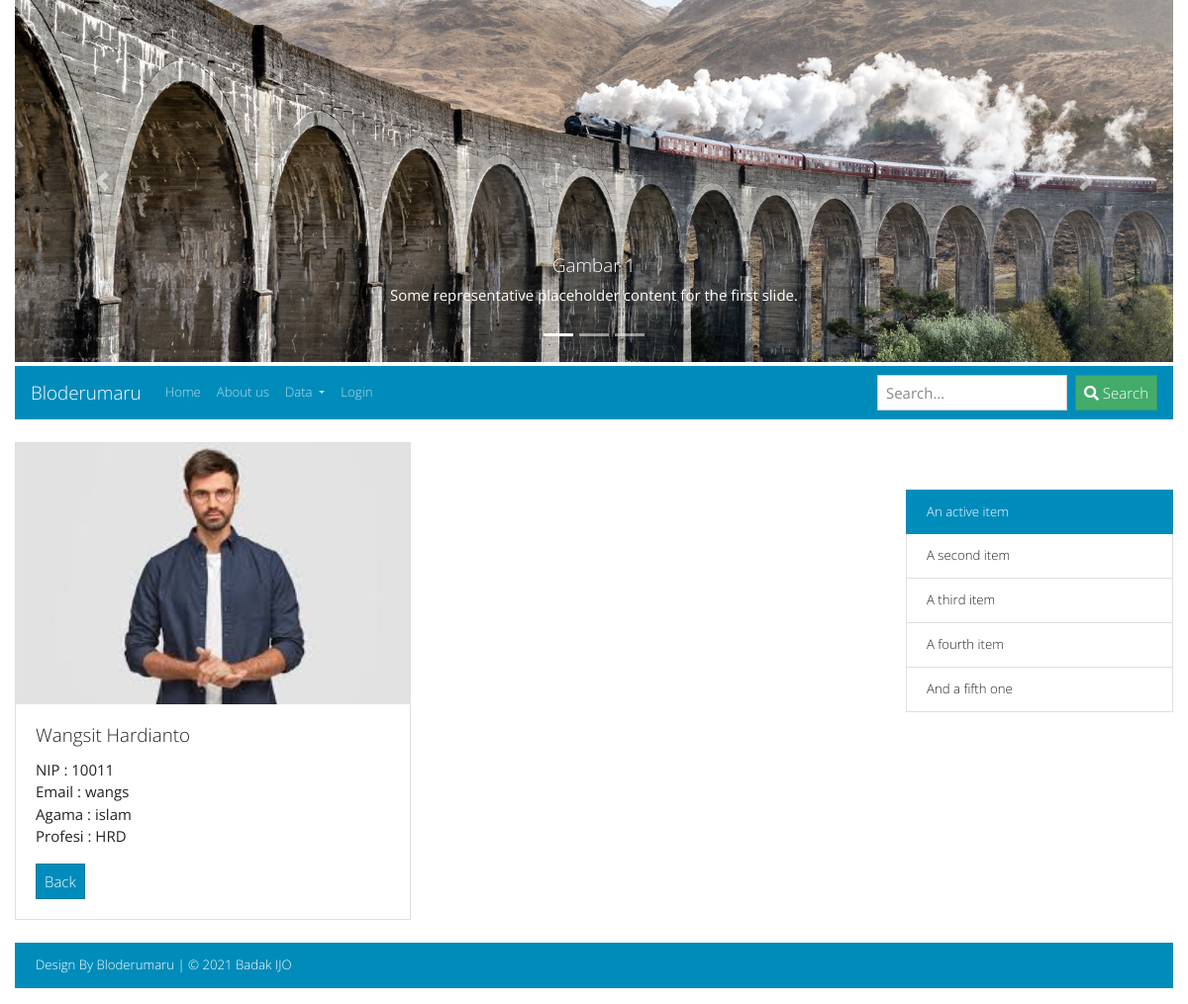
Page /index.php?hal=detailPegawai&id=1 on the committed database.
### tables this page shows
CREATE TABLE `pegawai` (
  `id` int(11) NOT NULL,
  `nip` varchar(5) NOT NULL,
  `nama` varchar(30) NOT NULL,
  `email` varchar(5) NOT NULL,
  `agama` enum('islam','kristen protestan','kristen katholik','hindu','budha','khonghucu') NOT NULL,
  `iddivisi` int(11) NOT NULL,
  `foto` varchar(20) DEFAULT NULL
);

CREATE TABLE `divisi` (
  `id` int(11) NOT NULL,
  `nama` varchar(50) NOT NULL
);

### models/Pegawai.php (called while the page is built, shortened)
<?php
class Pegawai
{
    private $koneksi;
    public function __construct()
    {
        global $dbh;
        $this->koneksi = $dbh;
    }
    public function getPegawai($id)
    {
        $sql = "SELECT pegawai.*, divisi.nama AS profesi FROM pegawai
                INNER JOIN divisi ON divisi.id = pegawai.iddivisi
                WHERE pegawai.id = ?";
        $ps = $this->koneksi->prepare($sql);
        $ps->execute([$id]);
        $rs = $ps->fetch();
        return $rs;
    }
}

### detailPegawai.php (the view)
<?php
require_once 'models/Pegawai.php';
$id = $_REQUEST['id'];
$obj = new Pegawai();
$rs = $obj->getPegawai($id);
?>
<div class="card" style="width: 25rem;">
    <?php
    $gambar = (!empty($rs['foto'])) ? $rs['foto'] : "foto_kosong.png";
    ?>
    <img src="img/foto_pegawai/<?= $gambar ?>" width="40%" class="card-img-top">
    <div class="card-body">
        <h5 class="card-title"><?= $rs['nama'] ?></h5>
        <p class="card-text">
            NIP : <?= $rs['nip'] ?>
            <br />Email : <?= $rs['email'] ?>
            <br />Agama : <?= $rs['agama'] ?>
            <br />Profesi : <?= $rs['profesi'] ?>
        </p>
        <a href="index.php?hal=dataPegawai" class="btn btn-primary">Back</a>
    </div>
</div>

### rows in the picture
pegawai: foto (picture), nama "Wangsit Hardianto", nip "10011", email "wangs", agama "islam", iddivisi.nama "HRD"
